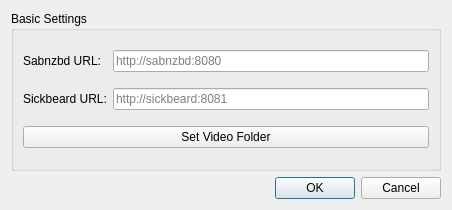
<?xml version="1.0" encoding="UTF-8"?>
<ui version="4.0">
 <class>SettingsDialog</class>
 <widget class="QDialog" name="SettingsDialog">
  <property name="geometry">
   <rect>
    <x>0</x>
    <y>0</y>
    <width>452</width>
    <height>210</height>
   </rect>
  </property>
  <property name="windowTitle">
   <string>Dialog</string>
  </property>
  <layout class="QVBoxLayout" name="verticalLayout">
   <item>
    <widget class="QGroupBox" name="groupBox">
     <property name="title">
      <string>Basic Settings</string>
     </property>
     <layout class="QGridLayout" name="gridLayout">
      <item row="0" column="0">
       <widget class="QLabel" name="sabnzbdLabel">
        <property name="text">
         <string>Sabnzbd URL:</string>
        </property>
       </widget>
      </item>
      <item row="0" column="1">
       <widget class="QLineEdit" name="sabnzbdEdit">
        <property name="placeholderText">
         <string>http://sabnzbd:8080</string>
        </property>
       </widget>
      </item>
      <item row="1" column="0">
       <widget class="QLabel" name="sickbeardLabel">
        <property name="text">
         <string>Sickbeard URL:</string>
        </property>
       </widget>
      </item>
      <item row="1" column="1">
       <widget class="QLineEdit" name="sickbeardEdit">
        <property name="placeholderText">
         <string>http://sickbeard:8081</string>
        </property>
       </widget>
      </item>
      <item row="2" column="0" colspan="2">
       <widget class="QPushButton" name="pushButton">
        <property name="text">
         <string>Set Video Folder</string>
        </property>
        <property name="autoDefault">
         <bool>false</bool>
        </property>
       </widget>
      </item>
     </layout>
    </widget>
   </item>
   <item>
    <widget class="QDialogButtonBox" name="buttonBox">
     <property name="orientation">
      <enum>Qt::Horizontal</enum>
     </property>
     <property name="standardButtons">
      <set>QDialogButtonBox::Cancel|QDialogButtonBox::Ok</set>
     </property>
    </widget>
   </item>
  </layout>
 </widget>
 <resources/>
 <connections>
  <connection>
   <sender>buttonBox</sender>
   <signal>accepted()</signal>
   <receiver>SettingsDialog</receiver>
   <slot>accept()</slot>
   <hints>
    <hint type="sourcelabel">
     <x>248</x>
     <y>254</y>
    </hint>
    <hint type="destinationlabel">
     <x>157</x>
     <y>274</y>
    </hint>
   </hints>
  </connection>
  <connection>
   <sender>buttonBox</sender>
   <signal>rejected()</signal>
   <receiver>SettingsDialog</receiver>
   <slot>reject()</slot>
   <hints>
    <hint type="sourcelabel">
     <x>316</x>
     <y>260</y>
    </hint>
    <hint type="destinationlabel">
     <x>286</x>
     <y>274</y>
    </hint>
   </hints>
  </connection>
 </connections>
</ui>
